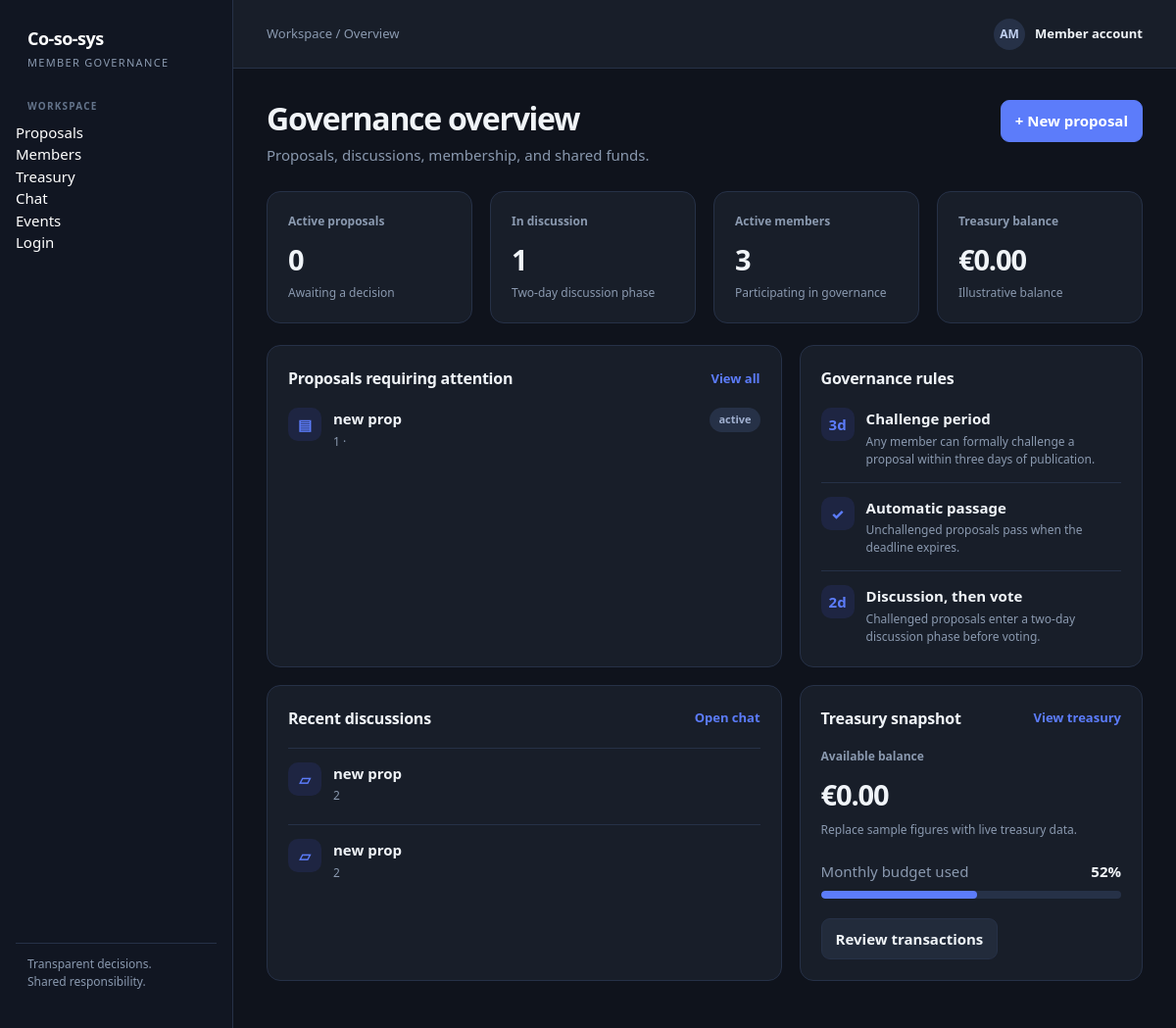
The page / on the database its author committed.
### tables this page shows
CREATE TABLE proposals (
    id INTEGER PRIMARY KEY AUTOINCREMENT,
    title TEXT NOT NULL,
    description TEXT NOT NULL,
    creator_id INTEGER NOT NULL,
    status TEXT NOT NULL CHECK(status IN ('active', 'passed', 'rejected', 'executed')) DEFAULT 'active',
    created_at TIMESTAMP DEFAULT CURRENT_TIMESTAMP,
    closes_at TIMESTAMP NOT NULL,
    FOREIGN KEY (creator_id) REFERENCES users(id)
);

CREATE TABLE chat_messages (
    id INTEGER PRIMARY KEY AUTOINCREMENT,
    user_id INTEGER NOT NULL,
    proposal_id TEXT,
    content TEXT NOT NULL,
    timestamp TIMESTAMP DEFAULT CURRENT_TIMESTAMP,
    FOREIGN KEY (user_id) REFERENCES users(id),
    FOREIGN KEY (proposal_id) REFERENCES proposals(id)
);

### run.py (the view)
@app.route('/', methods=['GET'])
def index():
    conn = get_db_connection()
    active_proposals = conn.execute(
        "SELECT COUNT(*) as count FROM proposals WHERE status IN ('Challenge period', 'Discussion', 'Voting')"
    ).fetchone()['count']
    active_members = conn.execute(
        "SELECT COUNT(*) as count FROM users"
    ).fetchone()['count']
    treasury_balance_res = conn.execute(
        "SELECT COALESCE(SUM(balance), 0) as balance, currency FROM mock_bank_accounts GROUP BY currency"
    ).fetchone()
    treasury_balance = f"€{treasury_balance_res['balance']:,.2f}" if treasury_balance_res else "€0.00"
    proposals = conn.execute(
        "SELECT id, title, status FROM proposals ORDER BY created_at DESC LIMIT 3"
    ).fetchall()
    recent_messages = conn.execute(
        """SELECT m.content, user_id as author, COALESCE(p.title, 'General Discussion') as title
           FROM chat_messages m
           JOIN users u ON m.user_id = u.id
           LEFT JOIN proposals p ON m.proposal_id = p.id
           ORDER BY m.timestamp DESC LIMIT 2"""
    ).fetchall()
    conn.close()
    return render_template(
        'index.html',
        active_page='overview',
        active_proposals=active_proposals,
        discussion_count=1,  # Adjust if you track discussion phase explicitly
        active_members=active_members,
        treasury_balance=treasury_balance,
        proposals=proposals,
        recent_messages=recent_messages
    )

### database/db.py (called while the page is built)
def get_db_connection():
    db_path = os.path.join(os.path.dirname(__file__), DB_NAME)
    conn = sqlite3.connect(db_path)
    conn.row_factory = sqlite3.Row
    return conn

### client/templates/index.html (shortened to what this page needs)
{% extends "base.html" %}
{% set active_page = "overview" %}
{% block breadcrumb %}Overview{% endblock %}
{% block content %}
<div class="page-head">
  <div>
    <h1>Governance overview</h1>
    <p class="subtitle">Proposals, discussions, membership, and shared funds.</p>
  </div>
  <a class="button primary" href="/proposals#new-proposal">+ New proposal</a>
</div>
<div class="grid stats">
  <div class="card">
    <div class="stat-label">Active proposals</div>
    <div class="stat-value">{{ active_proposals|default(4) }}</div>
    <div class="stat-foot">Awaiting a decision</div>
  </div>
  <div class="card">
    <div class="stat-label">In discussion</div>
    <div class="stat-value">{{ discussion_count|default(1) }}</div>
    <div class="stat-foot">Two-day discussion phase</div>
  </div>
  <div class="card">
    <div class="stat-label">Active members</div>
    <div class="stat-value">{{ active_members|default(25) }}</div>
    <div class="stat-foot">Participating in governance</div>
  </div>
  <div class="card">
    <div class="stat-label">Treasury balance</div>
    <div class="stat-value">{{ treasury_balance|default('€12,480') }}</div>
    <div class="stat-foot">Illustrative balance</div>
  </div>
</div>
<div class="grid two-col">
  <section class="card">
    <div class="card-head">
      <h2>Proposals requiring attention</h2>
      <a class="text-link" href="/proposals">View all</a>
    </div>
    <div class="list">
      {% for proposal in proposals|default([
        {'id':'P-024','title':'Community tool library','status':'Challenge period','tone':'amber','deadline':'1d 8h left'},
        {'id':'P-023','title':'Quarterly maintenance fund','status':'Discussion','tone':'blue','deadline':'2d remaining'},
        {'id':'P-021','title':'Shared workspace schedule','status':'Voting','tone':'blue','deadline':'Closes tomorrow'}
      ]) %}
      <div class="list-item">
        <div class="list-icon">▤</div>
        <div class="list-main">
          <div class="list-title">{{ proposal.title }}</div>
          <div class="list-meta">{{ proposal.id }} · {{ proposal.deadline }}</div>
        </div>
        <span class="badge {{ proposal.tone }}">{{ proposal.status }}</span>
      </div>
      {% else %}
      <div class="empty">No proposals require attention.</div>
      {% endfor %}
    </div>
  </section>
  <section class="card">
    <div class="card-head"><h2>Governance rules</h2></div>
    <div class="list">
      <div class="list-item">
        <div class="list-icon">3d</div>
        <div class="list-main">
          <div class="list-title">Challenge period</div>
          <div class="list-meta">Any member can formally challenge a proposal within three days of publication.</div>
        </div>
      </div>
      <div class="list-item">
        <div class="list-icon">✓</div>
        <div class="list-main">
          <div class="list-title">Automatic passage</div>
          <div class="list-meta">Unchallenged proposals pass when the deadline expires.</div>
        </div>
      </div>
      <div class="list-item">
        <div class="list-icon">2d</div>
        <div class="list-main">
          <div class="list-title">Discussion, then vote</div>
          <div class="list-meta">Challenged proposals enter a two-day discussion phase before voting.</div>
        </div>
      </div>
    </div>
  </section>
  <section class="card">
    <div class="card-head">
      <h2>Recent discussions</h2>
      <a class="text-link" href="/chat">Open chat</a>
    </div>
    {% for item in recent_messages|default([
      {'title':'Community tool library','author':'Maya Chen','body':'I can draft a checkout and maintenance process.'},
      {'title':'Quarterly maintenance fund','author':'Jonas Reed','body':'We should clarify which repairs qualify.'}
    ]) %}
    <div class="list-item">
      <div class="list-icon">▱</div>
      <div class="list-main">
        <div class="list-title">{{ item.title }}</div>
        <div class="list-meta">{{ item.author }}</div>
      </div>
    </div>
    {% else %}
    <div class="empty">No recent discussions.</div>
    {% endfor %}
  </section>
  <section class="card">
    <div class="card-head">
      <h2>Treasury snapshot</h2>
      <a class="text-link" href="/treasury">View treasury</a>
    </div>
    <div class="stat-label">Available balance</div>
    <div class="stat-value">{{ treasury_balance|default('€12,480') }}</div>
    <p class="muted" style="margin-top:6px;font-size:12px">Replace sample figures with live treasury data.</p>
    <div style="margin-top:22px">
      <div style="display:flex;justify-content:space-between;margin-bottom:8px">
        <span class="muted">Monthly budget used</span>
        <strong>{{ budget_used|default('52%') }}</strong>
      </div>
      <div class="progress"><span style="width:52%"></span></div>
    </div>
    <div style="margin-top:20px">
      <a class="button" href="/treasury#transactions">Review transactions</a>
    </div>
  </section>
</div>
{% endblock %}

### client/static/style.css (style rules this page uses)
:root { color-scheme: dark; --bg: #0f131c; --panel: #181e29; --ink: #f0f4f8; --muted: #8a99af; --line: #263147; --nav: #111622; --nav-muted: #8a99af; --accent: #5c7cfa; --accent-soft: #1e2542; --green: #2ea043; --green-soft: #112a1d; --amber: #d29922; --amber-soft: #382b12; --red: #da3633; --red-soft: #3d1717; --radius: 14px; }
* { box-sizing: border-box; }
body { margin: 0; background: var(--bg); color: var(--ink); font: 15px/1.5 system-ui, -apple-system, BlinkMacSystemFont, "Segoe UI", sans-serif; }
a { color: inherit; text-decoration: none; }
.page-head { display: flex; justify-content: space-between; align-items: flex-start; gap: 20px; margin-bottom: 25px; }
h1 { font-size: clamp(25px, 3vw, 32px); line-height: 1.2; letter-spacing: -.04em; margin: 0 0 7px; }
h2 { font-size: 16px; margin: 0; letter-spacing: -.015em; }
p { margin: 0; }
.subtitle { color: var(--muted); max-width: 720px; }
.button { display: inline-flex; align-items: center; justify-content: center; border: 1px solid var(--line); border-radius: 9px; background: #222b3b; color: var(--ink); padding: 9px 14px; font-weight: 650; cursor: pointer; white-space: nowrap; }
.button.primary { background: var(--accent); border-color: var(--accent); color: white; }
.grid { display: grid; gap: 18px; }
.stats { grid-template-columns: repeat(4, minmax(0, 1fr)); margin-bottom: 22px; }
.two-col { grid-template-columns: minmax(0, 1.5fr) minmax(280px, 1fr); }
.card { background: var(--panel); border: 1px solid var(--line); border-radius: var(--radius); padding: 21px; min-width: 0; }
.stat-label { color: var(--muted); font-size: 12px; font-weight: 650; margin-bottom: 8px; }
.stat-value { font-size: 29px; font-weight: 760; letter-spacing: -.04em; }
.stat-foot { color: var(--muted); font-size: 12px; margin-top: 4px; }
.card-head { display: flex; align-items: center; justify-content: space-between; gap: 14px; margin-bottom: 18px; }
.text-link { color: var(--accent); font-size: 13px; font-weight: 700; }
.badge { display: inline-flex; align-items: center; gap: 6px; padding: 4px 9px; border-radius: 999px; background: #263147; color: #a0b0d0; font-size: 11px; font-weight: 750; white-space: nowrap; }
.list { display: grid; gap: 0; }
.list-item { display: flex; align-items: flex-start; gap: 12px; padding: 14px 0; border-top: 1px solid var(--line); }
.list-item:first-child { border-top: 0; padding-top: 0; }
.list-item:last-child { padding-bottom: 0; }
.list-icon { flex: 0 0 34px; height: 34px; border-radius: 10px; background: var(--accent-soft); color: var(--accent); display: grid; place-items: center; font-weight: 800; }
.list-main { min-width: 0; flex: 1; }
.list-title { font-weight: 700; }
.list-meta { color: var(--muted); font-size: 12px; margin-top: 3px; }
.muted { color: var(--muted); }
.progress { height: 8px; border-radius: 99px; background: #263147; overflow: hidden; }
.progress > span { display: block; height: 100%; background: var(--accent); border-radius: inherit; }

### rows shown on the page
proposals: title "new prop", id "1", status "active"
chat_messages: title "new prop", author "2"
chat_messages: title "new prop", author "2"

### other values the page prints
{{ active_proposals|default(4) }} "0"
{{ discussion_count|default(1) }} "1"
{{ active_members|default(25) }} "3"
{{ treasury_balance|default('€12,480') }} "€0.00"
{{ budget_used|default('52%') }} "52%"
